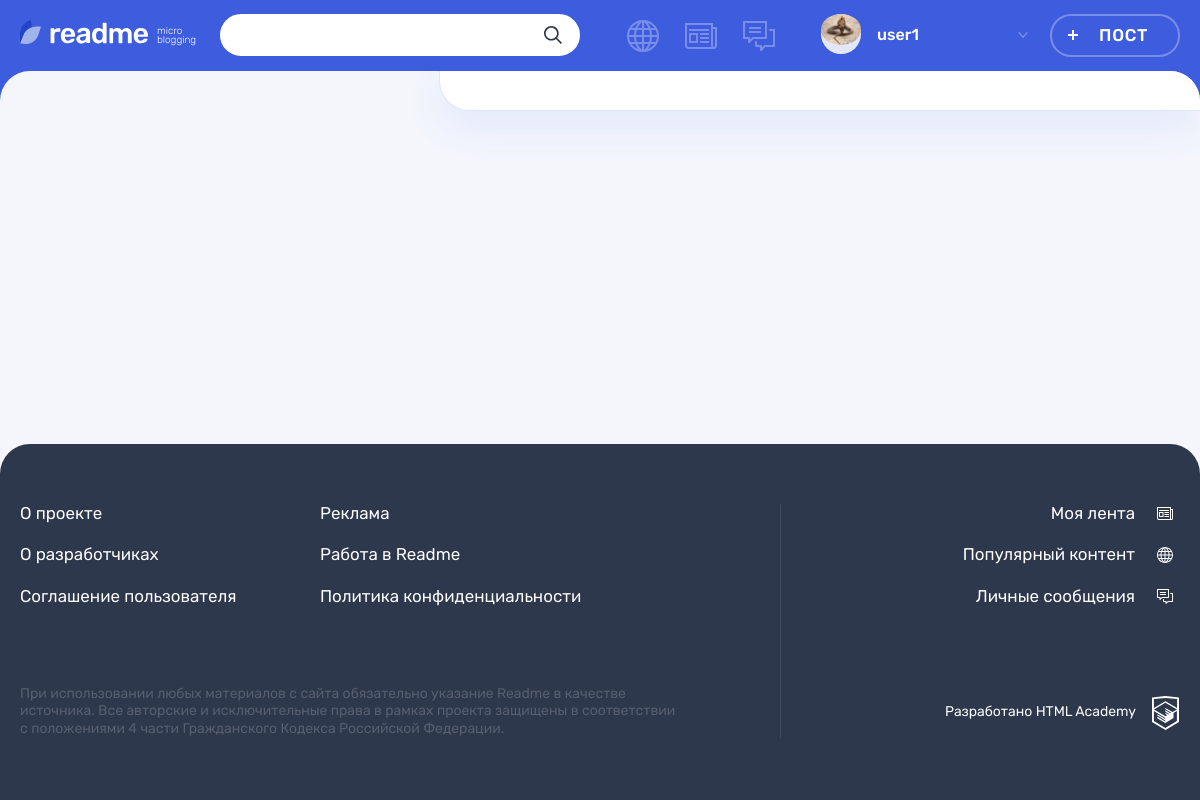
/messages.php (signed in), run on an earlier commit of the app's database.
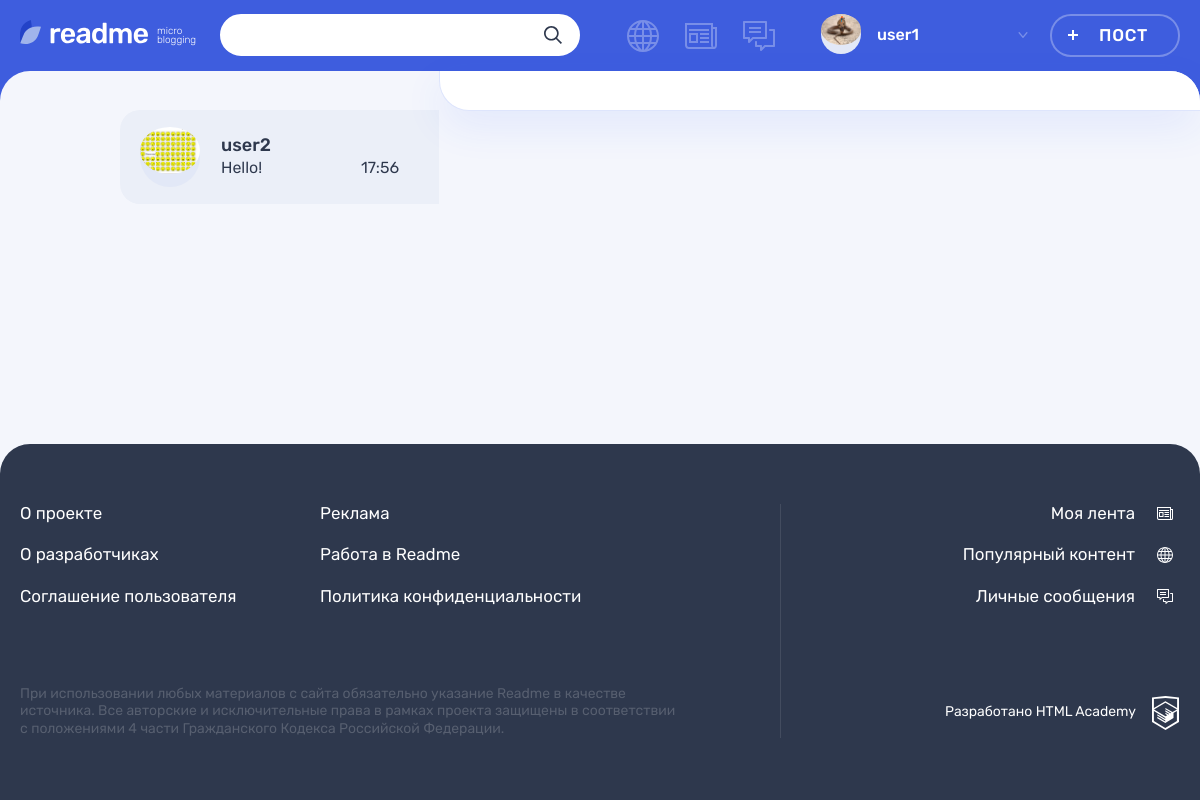
And on a later commit of the database.
### tables this page shows
CREATE TABLE `messages` (
  `id` int NOT NULL,
  `date_created` datetime DEFAULT CURRENT_TIMESTAMP,
  `sender` int NOT NULL,
  `receipient` int NOT NULL,
  `text` varchar(1024) NOT NULL,
  `read` tinyint NOT NULL DEFAULT '0',
  `dialogue_id` int NOT NULL
);

CREATE TABLE `users` (
  `id` int NOT NULL,
  `login` varchar(64) NOT NULL,
  `password` varchar(245) NOT NULL,
  `email` varchar(100) NOT NULL,
  `reg_date` datetime NOT NULL DEFAULT CURRENT_TIMESTAMP,
  `profile_pic` varchar(245) DEFAULT NULL
);

### core/helpers.php (called while the page is built, shortened)
<?php
function include_template($name, array $data = [])
{
    $name = 'templates/' . $name;
    extract($data);
    require $name;
    $result = ob_get_clean();
    return $result;
}

### templates/pages/messages-template.php (the view, shortened to what this page needs)
<main class="page__main page__main--messages">
  <section class="messages tabs">
    <div class="messages__contacts">
      <ul class="messages__contacts-list tabs__list">
        <?php foreach($convos as $key=>$convo):?>
          <li class="messages__contacts-item messages__contacts-item--new">
            <a href="messages.php?id=<?=$rcpId?>&active=<?=$key?>"
            class="messages__contacts-tab tabs__item <?= $active===strval($key)? "messages__contacts-tab--active tabs__item tabs__item--active" : "tabs_item"?>">
              <div class="messages__avatar-wrapper">
                <img class="messages__avatar" src="<?=$convo['profile_pic']?>" alt="Аватар пользователя">
              </div>
              <div class="messages__info">
                <span class="messages__contact-name">
                  <?=$convo['login']?>
                </span>
                <div class="messages__preview">
                  <?php if(!empty($dialogues[$key])):?>
                    <p class="messages__preview-text">
                      <?=$dialogues[$key][Count($dialogues[$key])-1]['text']?>
                    </p>
                    <time class="messages__preview-time" datetime="<?=$dialogues[$key][Count($dialogues[$key])-1]['date_created']?>">
                      <?php $date = strtotime($dialogues[$key][Count($dialogues[$key])-1]['date_created'])?>
                      <?= strtotime(time()) - $date < (24 * 60 * 60)? date('H:i', $date):date('d.m.Y', $date)?>
                    </time>
                  <?php endif;?>
                </div>
              </div>
            </a>
          </li>
        <?php endforeach;?>
      </ul>
    </div>
    <div class="messages__chat">
    </div>
  </section>
</main>

What changed in the data, as far as the page shows it:
added messages: sender.profile_pic (picture), sender.login "user2", text "Hello!", date_created "17:56"
